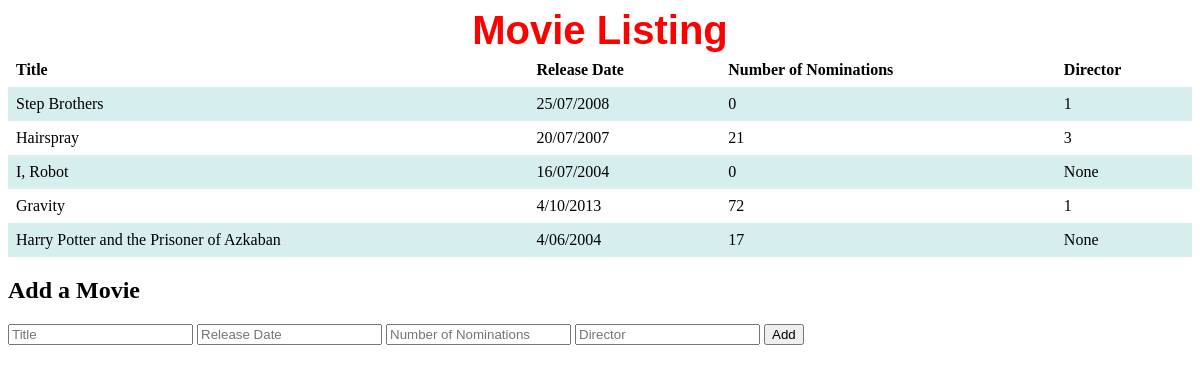
/movies, run on an earlier commit of the app's database.
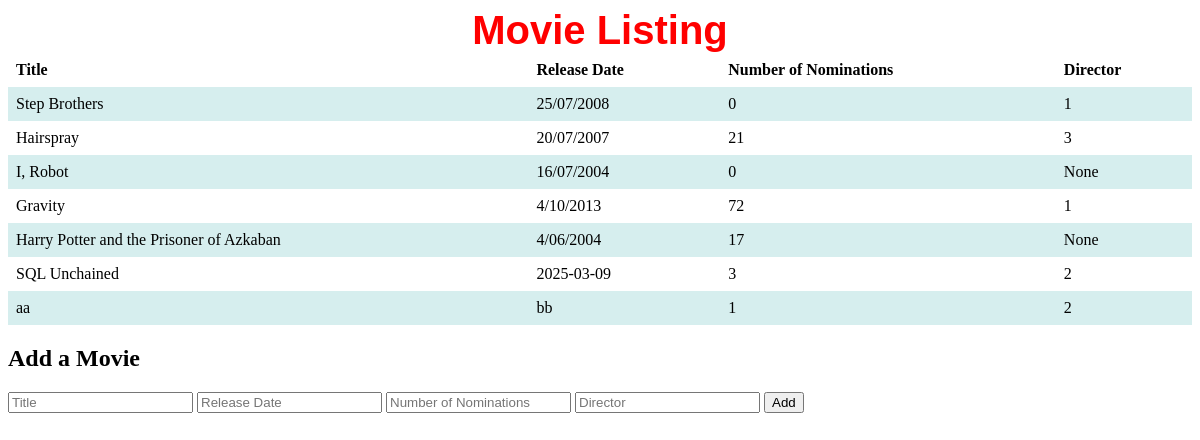
And on a later commit of the database.
### tables this page shows
CREATE TABLE movies ("movie_id
" INTEGER PRIMARY KEY, release_date TEXT, title TEXT, nominations INTEGER, director_id INTEGER REFERENCES directors (director_id));

### app.py (the view)
@app.route('/movies')
def movie_listing():
    cur = get_db().cursor()
    sql = "SELECT * FROM movies;"
    cur.execute(sql)
    results = cur.fetchall()
    return render_template("movies.html", movies=results)

### app.py (called while the page is built)
def get_db():
    db = getattr(g, '_database', None)
    if db is None:
        db = g._database = sqlite3.connect(DATABASE)
    return db

@app.teardown_appcontext
def close_connection(exception):
    db = getattr(g, '_database', None)
    if db is not None:
        db.close()

### templates/movies.html (shortened to what this page needs)
<!DOCTYPE html>
<html lang="en">
<head>
    <link rel="stylesheet" href="{{url_for('static', filename='styles.css')}}">
</head>
<body>
    <h1>Movie Listing</h1>
    <table>
        <tr>
            <th>Title</th>
            <th>Release Date</th>
            <th>Number of Nominations</th>
            <th>Director</th>
        </tr>
    {% for movie in movies %}
        <tr>
            <td>{{ movie[2] }}</td>
            <td>{{ movie[1] }}</td>
            <td>{{ movie[3] }}</td>
            <td>{{ movie[4] }}</td>
        </tr>
    {% endfor %}
    </table>
    <h2>Add a Movie</h2>
    <form action="/add" method="post">
        <input type="text" name="title" placeholder="Title" required>
        <input type="text" name="release_date" placeholder="Release Date" required>
        <input type="number" name="nominations" placeholder="Number of Nominations" required>
        <input type="text" name="director_id" placeholder="Director" required>
        <button type="submit">Add</button>
    </form>
</body>
</html>

### static/styles.css (style rules this page uses)
h1 { color: red; text-align: center; font-family: Arial, sans-serif; font-size: 2.5em; margin-top: 0; margin-bottom: 0; }
table { border-collapse: collapse; width: 100%; }
th, td { text-align: left; padding: 8px; }
tr:nth-child(even) { background-color: #d6eeee; }

What changed in the data, as far as the page shows it:
added movies: title "SQL Unchained", release_date "2025-03-09", nominations "3", director "2"
added movies: title "aa", release_date "bb", nominations "1", director "2"
